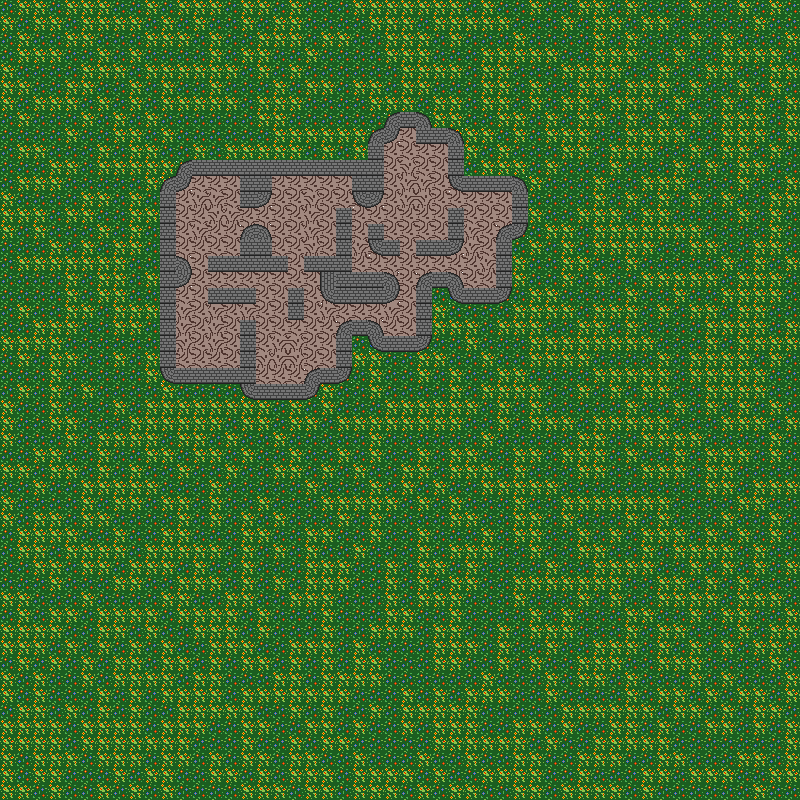

Below is a game level as drawn by its tile map, then a one-line description and the .tmx that defines it (tile-layer data replaced by summaries):
An orthogonal 50x50 tile map with 16x16 px tiles, 2 tile layers (Tile Layer 1, Tile Layer 2) and 91 objects.

<map version="1.2" tiledversion="1.3.2" orientation="orthogonal" renderorder="right-down" compressionlevel="0" width="50" height="50" tilewidth="16" tileheight="16" infinite="0" nextlayerid="8" nextobjectid="95">
 <tileset firstgid="1" source="textures.tsx" />
 <layer id="1" name="Tile Layer 1" width="50" height="50">
  <data>[2500 cells, 2500 non-empty, 3 distinct tile ids]</data>
 </layer>
 <objectgroup id="3" name="Object Layer 1">
  <object id="1" x="160" y="176" width="16" height="208" />
  <object id="2" x="176" y="368" width="80" height="16" />
  <object id="3" x="240" y="320" width="16" height="48" />
  <object id="4" x="240" y="384" width="80" height="16" />
  <object id="5" x="304" y="368" width="48" height="16" />
  <object id="6" x="336" y="320" width="16" height="48" />
  <object id="7" x="352" y="320" width="32" height="16" />
  <object id="8" x="368" y="336" width="64" height="16" />
  <object id="9" x="416" y="288" width="16" height="48" />
  <object id="10" x="432" y="272" width="32" height="16" />
  <object id="11" x="448" y="288" width="64" height="16" />
  <object id="12" x="496" y="224" width="16" height="64" />
  <object id="13" x="512" y="176" width="16" height="64" />
  <object id="14" x="448" y="176" width="64" height="16" />
  <object id="16" x="448" y="128" width="16" height="48" />
  <object id="17" x="416" y="128" width="32" height="16" />
  <object id="18" x="384" y="112" width="48" height="16" />
  <object id="19" x="368" y="128" width="32" height="16" />
  <object id="20" x="368" y="144" width="16" height="16" />
  <object id="21" x="352" y="160" width="32" height="48" />
  <object id="22" x="176" y="160" width="176" height="16" />
  <object id="23" x="240" y="176" width="32" height="32" />
  <object id="24" x="176" y="176" width="16" height="16" />
  <object id="25" x="240" y="224" width="32" height="32" />
  <object id="26" x="208" y="256" width="80" height="16" />
  <object id="27" x="176" y="256" width="16" height="32" />
  <object id="28" x="208" y="288" width="48" height="16" />
  <object id="29" x="288" y="288" width="16" height="32" />
  <object id="30" x="240" y="320" width="16" height="48" />
  <object id="31" x="320" y="288" width="80" height="16" />
  <object id="32" x="336" y="272" width="64" height="16" />
  <object id="33" x="336" y="208" width="16" height="64" />
  <object id="34" x="368" y="224" width="16" height="32" />
  <object id="35" x="384" y="240" width="16" height="16" />
  <object id="36" x="416" y="240" width="48" height="16" />
  <object id="37" x="448" y="224" width="16" height="16" />
  <object id="91" x="416" y="272" width="16" height="16" />
  <object id="92" x="448" y="208" width="16" height="16" />
  <object id="93" x="320" y="256" width="16" height="32" />
  <object id="94" x="304" y="256" width="16" height="16" />
 </objectgroup>
 <objectgroup id="4" name="Object Layer 2">
  <object id="38" x="224" y="192" width="16" height="16" />
  <object id="39" x="208" y="192" width="16" height="16" />
  <object id="40" x="208" y="224" width="16" height="16" />
  <object id="41" x="208" y="240" width="16" height="16" />
  <object id="42" x="320" y="208" width="16" height="16" />
  <object id="43" x="304" y="192" width="16" height="16" />
  <object id="44" x="288" y="208" width="16" height="16" />
  <object id="45" x="272" y="208" width="16" height="16" />
  <object id="46" x="288" y="224" width="16" height="16" />
  <object id="47" x="304" y="224" width="16" height="16" />
  <object id="48" x="288" y="240" width="16" height="16" />
  <object id="49" x="288" y="272" width="16" height="16" />
  <object id="50" x="288" y="320" width="16" height="16" />
  <object id="51" x="320" y="320" width="16" height="16" />
  <object id="52" x="304" y="352" width="16" height="16" />
  <object id="53" x="288" y="352" width="16" height="16" />
  <object id="54" x="272" y="336" width="16" height="16" />
  <object id="55" x="256" y="320" width="16" height="16" />
  <object id="56" x="224" y="304" width="16" height="16" />
  <object id="57" x="208" y="320" width="16" height="16" />
  <object id="58" x="192" y="336" width="16" height="16" />
  <object id="59" x="208" y="336" width="16" height="16" />
  <object id="61" x="224" y="336" width="16" height="16" />
  <object id="62" x="192" y="288" width="16" height="16" />
  <object id="63" x="240" y="272" width="16" height="16" />
 </objectgroup>
 <objectgroup id="5" name="Object Layer 3">
  <object id="64" x="400" y="128" width="16" height="16" />
  <object id="65" x="384" y="144" width="16" height="16" />
  <object id="66" x="400" y="144" width="16" height="16" />
  <object id="67" x="416" y="144" width="16" height="16" />
  <object id="68" x="432" y="144" width="16" height="16" />
  <object id="70" x="432" y="160" width="16" height="16" />
  <object id="71" x="432" y="176" width="16" height="16" />
  <object id="72" x="432" y="192" width="16" height="16" />
  <object id="73" x="432" y="208" width="16" height="16" />
  <object id="74" x="432" y="224" width="16" height="16" />
  <object id="75" x="416" y="224" width="16" height="16" />
  <object id="76" x="400" y="224" width="16" height="16" />
  <object id="77" x="384" y="224" width="16" height="16" />
  <object id="78" x="384" y="208" width="16" height="16" />
  <object id="79" x="384" y="192" width="16" height="16" />
  <object id="80" x="384" y="176" width="16" height="16" />
  <object id="81" x="384" y="160" width="16" height="16" />
  <object id="82" x="400" y="160" width="16" height="16" />
  <object id="83" x="416" y="160" width="16" height="16" />
  <object id="84" x="400" y="176" width="16" height="16" />
  <object id="85" x="416" y="176" width="16" height="16" />
  <object id="86" x="416" y="192" width="16" height="16" />
  <object id="87" x="400" y="192" width="16" height="16" />
  <object id="88" x="400" y="208" width="16" height="16" />
  <object id="89" x="416" y="208" width="16" height="16" />
 </objectgroup>
 <objectgroup id="7" name="Object Layer 4">
  <object id="90" x="336" y="192" width="16" height="16" />
 </objectgroup>
 <layer id="2" name="Tile Layer 2" width="50" height="50">
  <data>[2500 cells, 294 non-empty, 5 distinct tile ids]</data>
 </layer>
</map>